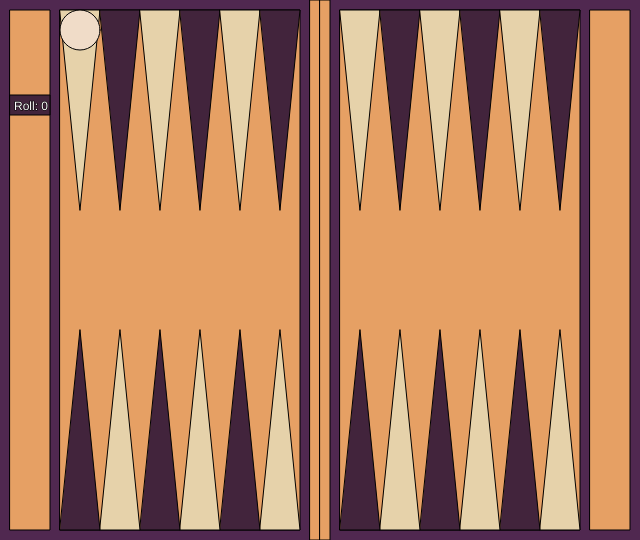
Frame 1 (no input)
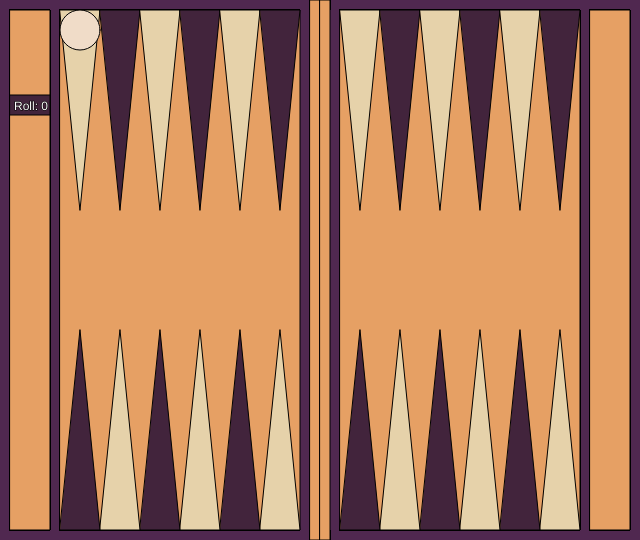
Frame 60 (no input)
Frame 120 (the mouse pressed at the canvas centre since frame 60): identical to frame 60, image omitted

The p5.js sketch that drew these frames (run headless with seeded random() and noise() and a simulated clock; from frame 60 on, the mouse is pressed at the canvas centre):

// p5.js sketch
// ── sketch.js

  let gutter = 10;
  let pieceDiameter = 40;
  let boardX = pieceDiameter * 15 + gutter * 6;
  let boardY = pieceDiameter * 13 + gutter * 2;
  let overDarkRoll = false;
  let r = 0;
  let point = 0;
  let pieceCenter = [gutter*2+pieceDiameter*1.5+pieceDiameter*point, gutter+pieceDiameter*0.5]

  // Page Setup
function setup() {
  createCanvas(640, 540);
  background(80, 40, 80);
  rect(0, 0, boardX, boardY);
  background(80, 40, 80);
}

// How to roll Die
function roll() {
  console.log("r before roll: " + r);
  r = floor(random(6)) + 1;
  
  console.log("r after roll: " + r);
  return r;
}

function mouseClicked() {
  // test if cursor is over clicking zone
    if (
      mouseX > gutter &&
      mouseX < gutter+pieceDiameter &&
      mouseY > gutter &&
      mouseY < gutter+pieceDiameter*5
    ) {
  roll();
  console.log("current r:" + r);
  } else {
    // Tell user to click in area
    fill(255, 36, 60);
    rect(gutter, gutter*1.5+pieceDiameter*2, 40, 20);
    fill(255, 255, 255);
    text("Here", gutter*1.4, gutter*3+pieceDiameter*2);
  }
  // tests if cursor is over piece
  if (
    mouseX > pieceCenter[0] - (pieceDiameter/2) &&
    mouseX < pieceCenter[0] + (pieceDiameter/2) &&
    mouseY > pieceCenter[1] - (pieceDiameter/2) &&
    mouseY < pieceCenter[1] + (pieceDiameter/2)
  ) {
    // Add roll to point (this will move the piece)
    if (point + r < 6) {
      point += r;
    } else {
      ///////////////
    }
    // Update pieceCenter with new point after roll
    pieceCenter = [gutter*2+pieceDiameter*1.5+pieceDiameter*point, gutter+pieceDiameter*0.5];
    console.log("point: " + point);
    }
}


function draw() {
  
  // Draw the board
  noStroke();
  fill(80, 40, 80)
    rect(gutter*2+pieceDiameter*7, gutter, pieceDiameter, boardY - 2 * gutter);
  stroke(0);
  fill(230, 160, 100);
  rect(gutter, gutter, pieceDiameter, boardY - 2 * gutter);
  rect(gutter * 2 + pieceDiameter, gutter, pieceDiameter * 6, boardY - 2 * gutter);
  rect(gutter * 3 + pieceDiameter * 7, 0, 10, boardY);
  rect(gutter * 4 + pieceDiameter * 7, 0, 10, boardY);
  rect(340, gutter, pieceDiameter * 6, boardY - 2 * gutter);
  rect(590, gutter, pieceDiameter, boardY - 2 * gutter);

  
  //Draw Triangles
  var trianglesFunction = function (start, num, baseSide, side) {
    // sets fill color based on sequence
    if (num === 0) {
      fill(230, 210, 170);
    } else if (num % 2 === 0) {
      fill(230, 210, 170);
    } else {
      fill(66, 36, 60);
    }
    triangle(
      start + pieceDiameter * num,
      baseSide,
      start + pieceDiameter + pieceDiameter * num,
      baseSide,
      start + pieceDiameter * 0.5 + pieceDiameter * num,
      baseSide + pieceDiameter * 5 * side
    );
  };

  
  // single quadrant arrays of triangles
  var q1Triangles = function () {
    for (i = 0; i < 6; i++) {
      trianglesFunction(
        gutter * 2 + pieceDiameter * 13, -i, boardY - gutter, -1);
    }
  };

  var q2Triangles = function () {
    for (i = 0; i < 6; i++) {
      trianglesFunction(
        gutter * 2 + pieceDiameter * 6, -i, boardY - gutter, -1);
    }
  };

  var q3Triangles = function () {
    for (i = 0; i < 6; i++) {
      trianglesFunction(gutter * 2 + pieceDiameter, i, gutter, 1);
    }
  };

  var q4Triangles = function () {
    for (i = 0; i < 6; i++) {
      trianglesFunction(gutter * 2 + pieceDiameter * 8, i, gutter, 1);
    }
  };
  
  // Print triangles
  q1Triangles();
  q2Triangles();
  q3Triangles();
  q4Triangles();
  
  
// Make peices with parameter of point number (and quadrant eventually)
  function whitePiece(point) {
    fill(240, 220, 200);
    ellipse((gutter*2+pieceDiameter+pieceDiameter/2)+pieceDiameter*point, gutter+pieceDiameter/2, pieceDiameter, pieceDiameter);
  };
  whitePiece(point);

  
  // Print die roll
  fill(66, 36, 60);
  rect(gutter, gutter*1.5+pieceDiameter*2, 40, 20);
  fill(255, 255, 255);
  text("Roll: " + r, gutter*1.4, gutter*3+pieceDiameter*2);
}




// function draw() {

//   // Test if the cursor is over the box
//   if (
//     mouseX > gutter &&
//     mouseX < gutter+pieceDiameter &&
//     mouseY > gutter &&
//     mouseY < gutter+pieceDiameter*5
//   ) {
//     overDarkRoll = true;
//   } else {
//     overDarkRoll = false;
//       }
//   }

/////////////////

// var blackPiece = function(point) {
//   fill(0, 40, 68);
//   ellipse((gutter*2+pieceDiameter+pieceDiameter/2)+pieceDiameter*point, gutter+pieceDiameter/2, pieceDiameter, pieceDiameter);
// };


// Make rule about stacking pieces on the same point
  // store number of pieces on point in point array
  
// Make a rule to move pieces from point to point
  // store position of piece in piece location array
  // make that array a parameter of piece location function
  
// Make rule to move peices from quadrant to quadrant in respective direction
  
// Make a rule that the roll number can move pieces.
// Make starting set up of the board
// ── style.css
html, body {
  margin: 0;
  padding: 0;
}

canvas {
  display: block;
  margin-left: 100px;
}
